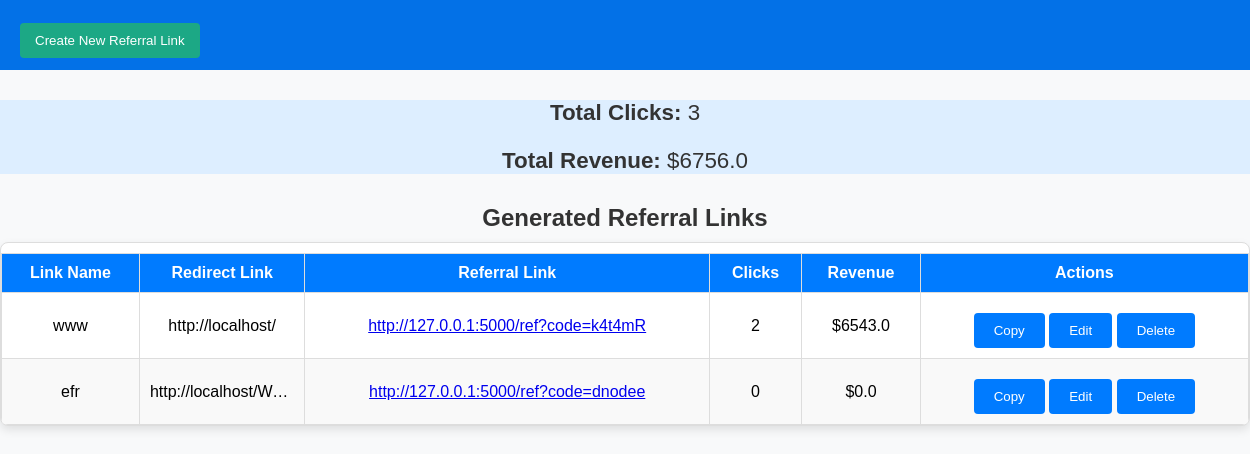
Before: / with the older database file.
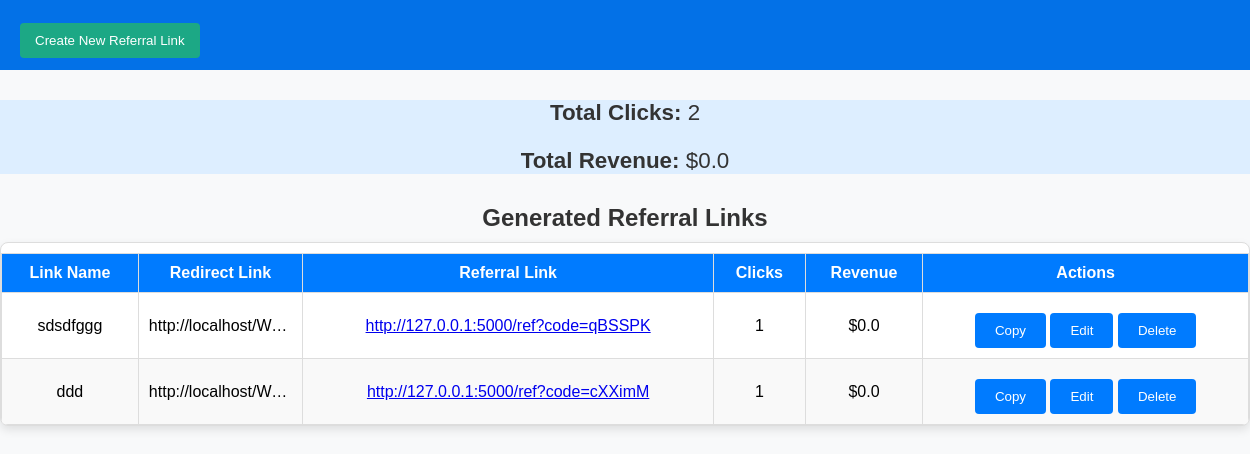
After: the same page with the newer database file.
### app.py (models this page shows)
class GlobalStats(db.Model):
    id = db.Column(db.Integer, primary_key=True)
    total_clicks = db.Column(db.Integer, default=0)
    total_revenue = db.Column(db.Float, default=0.0)

class Referral(db.Model):
    id = db.Column(db.Integer, primary_key=True)
    link_name = db.Column(db.String(150), nullable=False)  # Field for link name
    redirect_link = db.Column(db.String(150), nullable=False)
    referral_link = db.Column(db.String(150), unique=True, nullable=False)
    click_count = db.Column(db.Integer, default=0)
    income = db.Column(db.Float, default=0.0)

### app.py (the view)
@app.route('/')
def dashboard():
    referrals = Referral.query.all()
    stats = GlobalStats.query.first()
    if not stats:
        stats = GlobalStats(total_clicks=0, total_revenue=0.0)
        db.session.add(stats)
        db.session.commit()
    return render_template('dashboard.html', referrals=referrals, stats=stats)

### templates/dashboard.html (shortened to what this page needs)
<!DOCTYPE html>
<html lang="en">
<head>
</head>
<body>
<div class="supertop-border">
    <button class="nav-button" onclick="openModal()">Create New Referral Link</button>
</div>
<div class="stats">
    <p><strong>Total Clicks:</strong> {{ stats.total_clicks }}</p>
    <p><strong>Total Revenue:</strong> ${{ stats.total_revenue | round(2) }}</p>
</div>
<h2>Generated Referral Links</h2>
<div class="referral-container">
    <table>
        <thead>
            <tr>
                <th>Link Name</th>
                <th>Redirect Link</th>
                <th>Referral Link</th>
                <th>Clicks</th>
                <th>Revenue</th>
                <th>Actions</th>
            </tr>
        </thead>
        <tbody>
            {% for referral in referrals %}
            <tr>
                <td>{{ referral.link_name }}</td>
                <td class="truncated">{{ referral.redirect_link }}</td>
                <td>
                    <a href="{{ referral.referral_link }}" target="_blank">{{ referral.referral_link }}</a>
                </td>
                <td>{{ referral.click_count }}</td>
                <td>${{ referral.income | round(2) }}</td>
                <td>
                    <button class="copy-button" onclick="copyToClipboard('{{ referral.referral_link }}')">Copy</button>
                    <button onclick="openEditModal('{{ referral.link_name }}', '{{ referral.redirect_link }}', {{ referral.id }})">Edit</button>
                    <form action="/delete/{{ referral.id }}" method="POST" style="display:inline;">
                        <button type="submit" onclick="return confirm('Are you sure you want to delete this referral link?');">Delete</button>
                    </form>
                </td>
            </tr>
            {% endfor %}
        </tbody>
    </table>
</div>
</body>
</html>

### templates/dashboard.html (style rules this page uses)
body { font-family: Arial, sans-serif; margin: 0; background-color: #f8f9fa; }
h1, h2 { color: #333; text-align: center; margin-bottom: 10px; }
.supertop-border { height: 70px; background-color: #0371e7; width: 100%; display: flex; align-items: center; padding: 0 20px; }
.nav-button { background-color: #1ca885; color: white; border: none; border-radius: 4px; padding: 10px 15px; cursor: pointer; margin-right: 10px; transition: background-color 0.3s; }
.stats { background-color: #ddeeff; margin: 30px 0; text-align: center; font-size: 1.4em; color: #333; }
button { padding: 10px 20px; background-color: #007bff; color: white; border: none; border-radius: 4px; cursor: pointer; margin-top: 10px; transition: background-color 0.3s; }
.referral-container { background-color: #007bff; max-height: 400px; overflow-y: auto; margin: 0 auto; padding: 0; border: 1px solid #ddd; border-radius: 8px; background-color: white; box-shadow: 0 4px 10px rgba(0, 0, 0, 0.1); }
table { width: 100%; border-collapse: collapse; margin-top: 10px; }
table, th, td { border: 1px solid #ddd; }
th, td { padding: 10px; text-align: center; }
th { background-color: #007bff; color: white; position: sticky; top: 0; z-index: 10; }
tr:nth-child(even) { background-color: #f9f9f9; }
.truncated { overflow: hidden; text-overflow: ellipsis; white-space: nowrap; max-width: 100px; }

Changed rows visible on the page:
removed Referral: link_name "efr", redirect_link "http://localhost/W…", referral_link "http://127.0.0.1:5000/ref?code=dnodee", click_count "0", income "0.0"
changed GlobalStats: total_clicks "3" → "2"; total_revenue "6756.0" → "0.0"
added Referral: link_name "sdsdfggg", redirect_link "http://localhost/W…", referral_link "http://127.0.0.1:5000/ref?code=qBSSPK", click_count "1", income "0.0"
changed Referral: link_name "www" → "ddd"; redirect_link "http://localhost/" → "http://localhost/W…"; referral_link "http://127.0.0.1:5000/ref?code=k4t4mR" → "http://127.0.0.1:5000/ref?code=cXXimM"; click_count "2" → "1"; income "6543.0" → "0.0"
